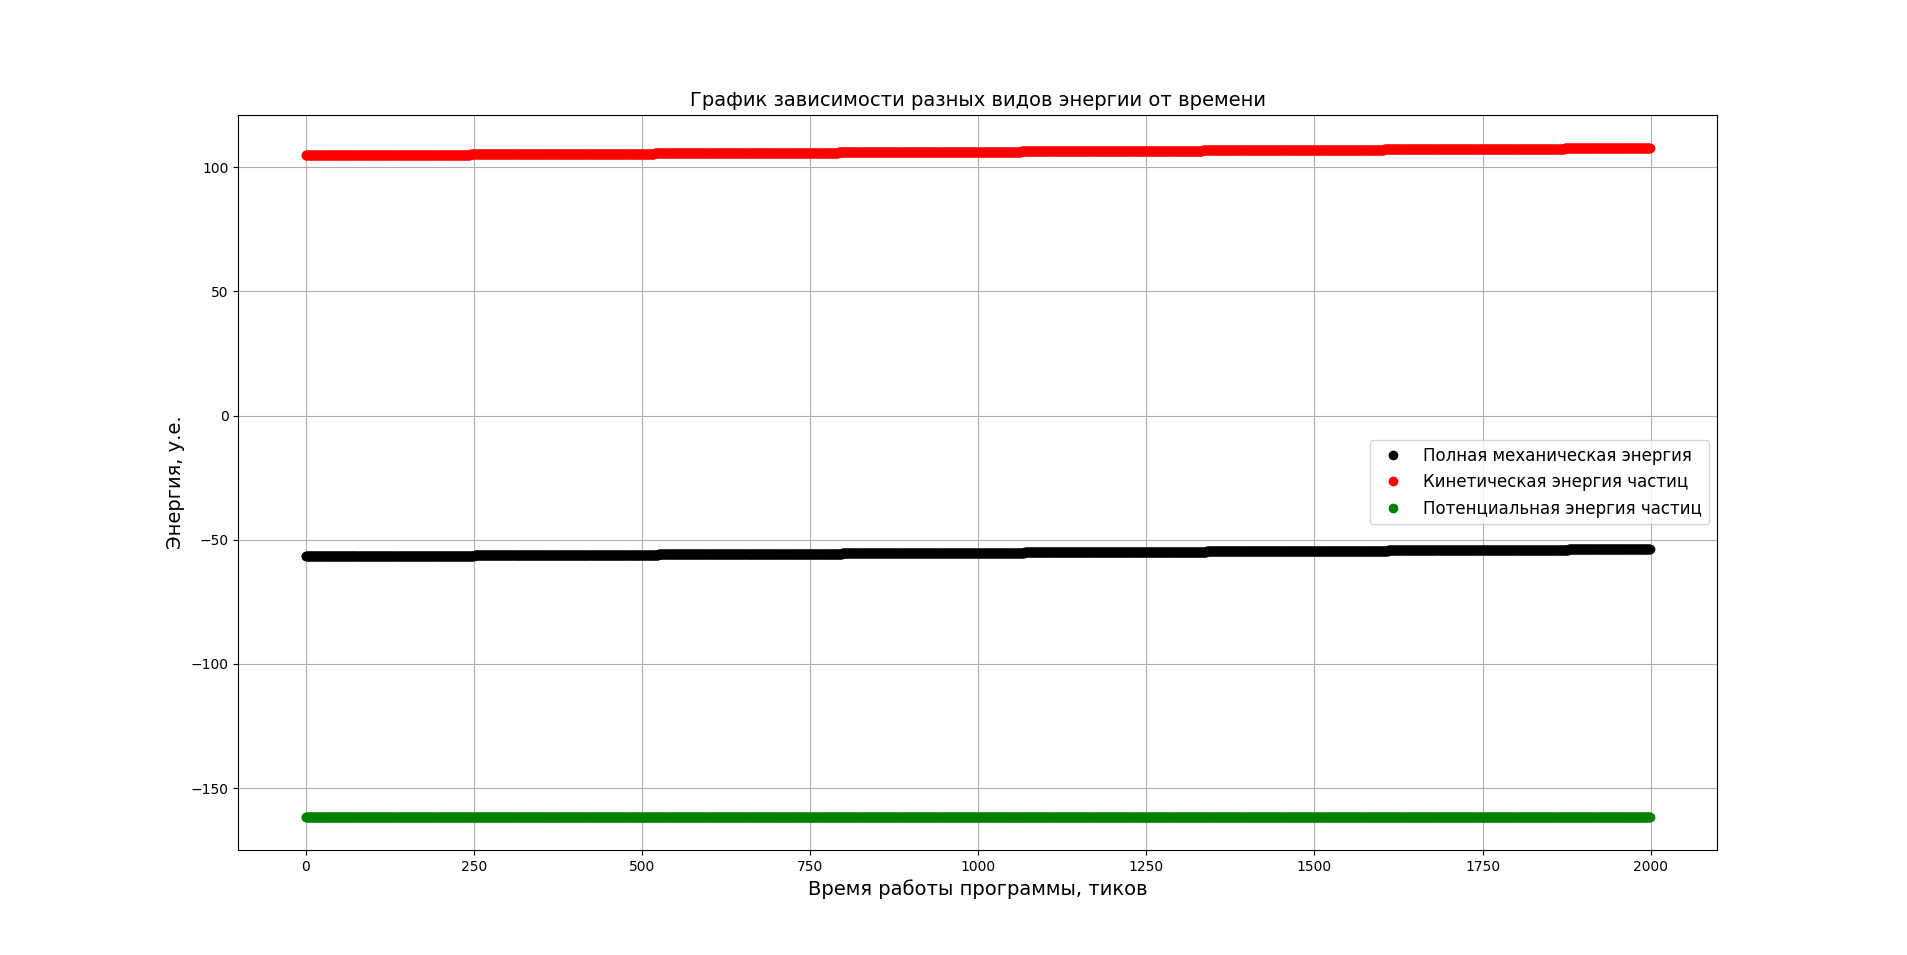

Generate this figure with Python:
import numpy as np
import matplotlib.pyplot as plt

x = np.array([])
for i in np.arange(20000):
    x = np.append(x, (i))

ymec = np.array([])
f = open('mec.txt')
for line in f:
    ymec = np.append(ymec, (float(line)))
f.close()

ypot = np.array([])
f = open('pot.txt')
for line in f:
    ypot = np.append(ypot, (float(line)))
f.close()

ykin = np.array([])
f = open('kin.txt')
for line in f:
    ykin = np.append(ykin, (float(line)))
f.close()


plt.xlabel(r'Время работы программы, тиков', fontsize=14)
plt.ylabel(r'Энергия, у.е.', fontsize=14)
plt.title(r'График зависимости разных видов энергии от времени', fontsize=14)
plt.grid(True)
plt.errorbar(x, ymec, fmt='o', color='black', capsize=3, label=r'Полная механическая энергия')
plt.errorbar(x, ykin, fmt='o', color='red', capsize=3, label=r'Кинетическая энергия частиц')
plt.errorbar(x, ypot, fmt='o', color='green', capsize=3, label=r'Потенциальная энергия частиц')
plt.legend(loc='best', fontsize=12)

#p = np.polyfit(x, y, 1, full=True, cov=False)
#print(p)
#p = p[0]
#yfit = np.polyval(p,x)
# plt.plot(x, yfit, color="firebrick")
plt.show()
